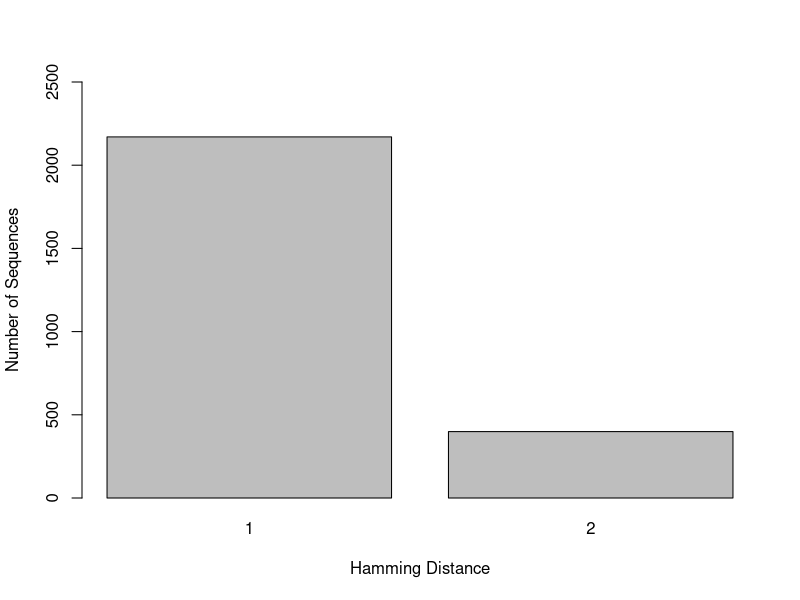
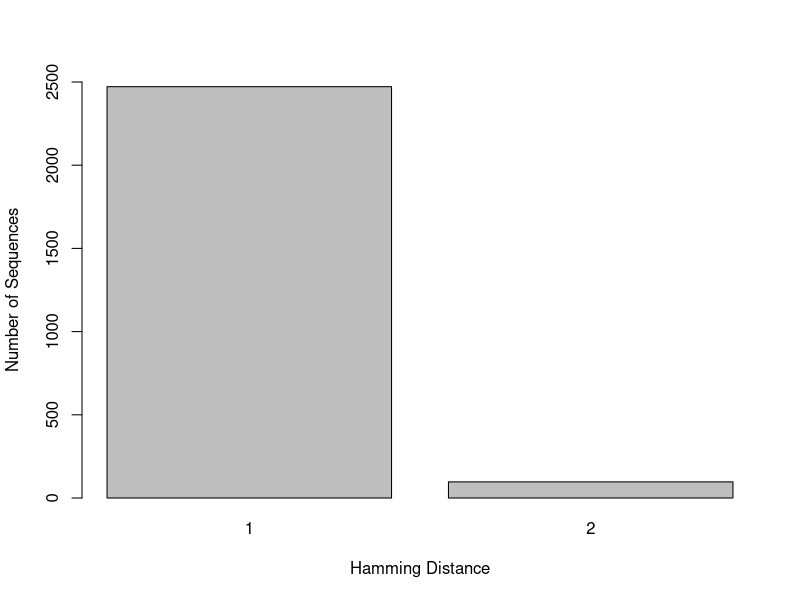
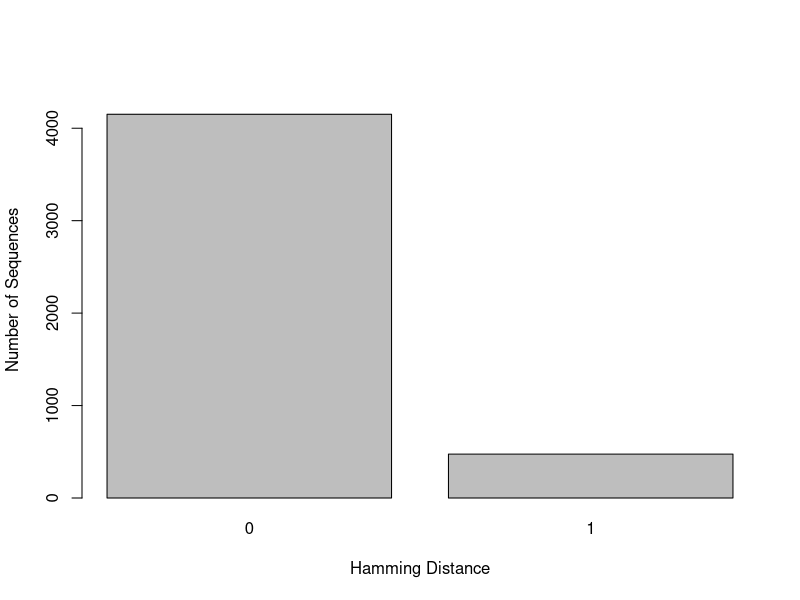
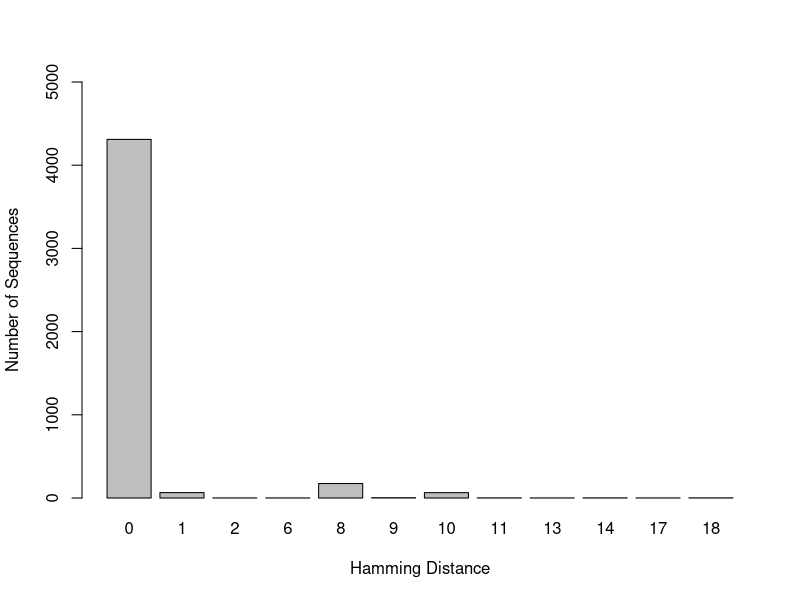
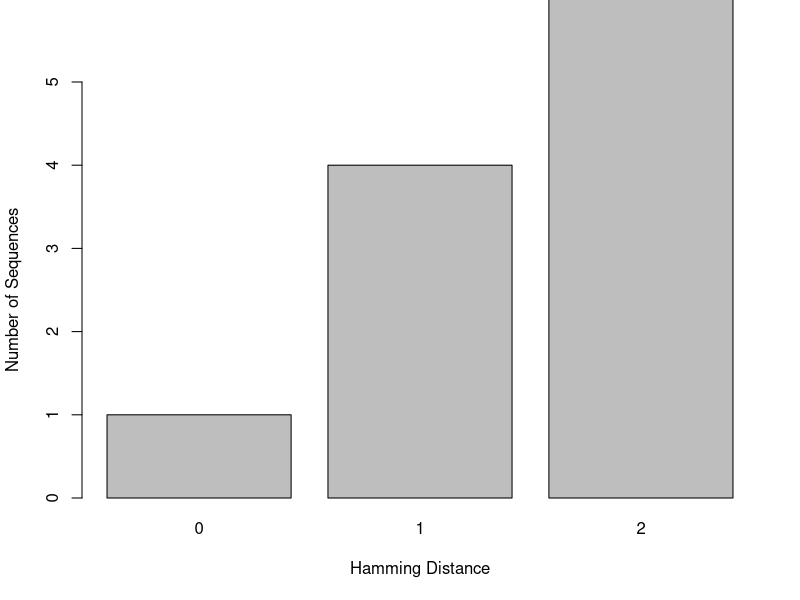
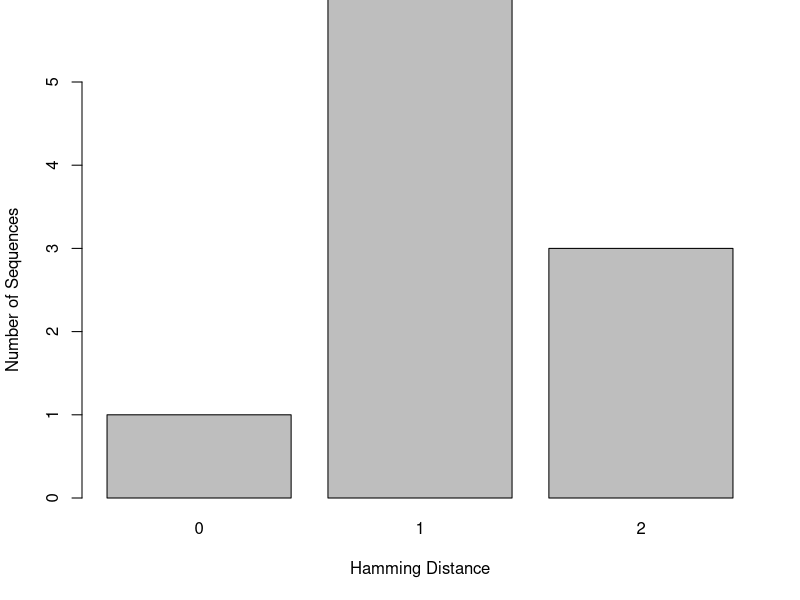
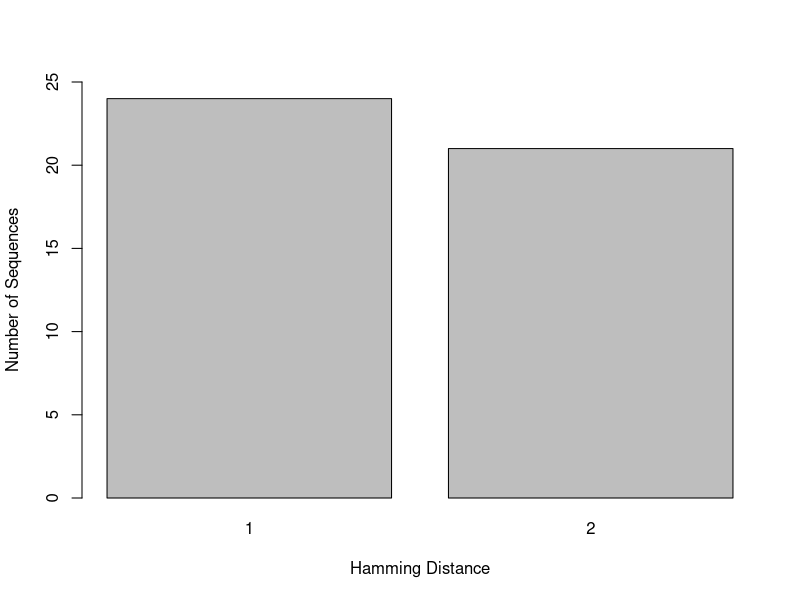
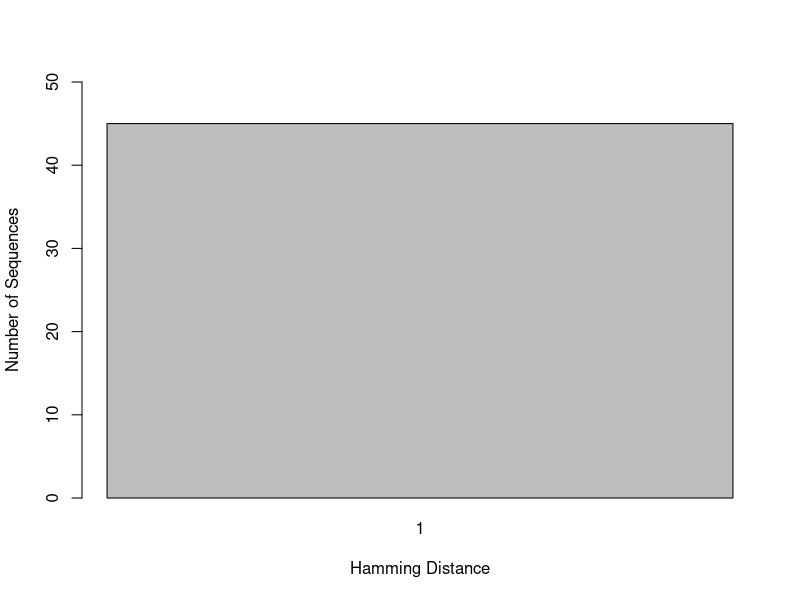

Generate these figures, in order, with R:
## ---- chunk 1
knitr::opts_chunk$set(root.dir = "C:/Users/Lexie Christopoulos/Repos/GenomeSequencing-/db/", echo = TRUE)
## ---- chunk 2
PB2_H1_F <-read.csv("hamming_distance_results/PB2_H1_PB2_Forward_1.1_results_NCR.csv")

PB2_H1_1 <- PB2_H1_F[-c(2570),]

barplot(table(PB2_H1_1$hamming_distance), xlab = "Hamming Distance", ylab = "Number of Sequences", ylim = c(0,2500))
## ---- chunk 3
PB2_H1_R <-read.csv("hamming_distance_results/PB2_H1_PB2_Reverse_2.3_results_NCR.csv")

PB2_H1_2 <- PB2_H1_R[-c(2570),]

barplot(table(PB2_H1_2$hamming_distance), xlab = "Hamming Distance", ylab = "Number of Sequences", ylim = c(0,2500))
## ---- chunk 4
PB2_H3_F <-read.csv("hamming_distance_results/PB2_H3_PB2_Forward_1.1_results_NCR.csv")

PB2_H3_1 <- PB2_H3_F[-c(4627),]

barplot(table(PB2_H3_1$hamming_distance), xlab = "Hamming Distance", ylab = "Number of Sequences", ylim = c(0,4500))
## ---- chunk 5
PB2_H3_R <-read.csv("hamming_distance_results/PB2_H3_PB2_Reverse_2.3_results_NCR.csv")

PB2_H3_2 <- PB2_H3_R[-c(4627),]

barplot(table(PB2_H3_2$hamming_distance), xlab = "Hamming Distance", ylab = "Number of Sequences", ylim = c(0,5000))
## ---- chunk 6
PB2_H5_F <-read.csv("hamming_distance_results/PB2_H5_PB2_Forward_1.1_results_NCR.csv")

PB2_H5_1 <- PB2_H5_F[-c(8),]

barplot(table(PB2_H5_1$hamming_distance), xlab = "Hamming Distance", ylab = "Number of Sequences", ylim = c(0,5))
## ---- chunk 7
PB2_H5_R <-read.csv("hamming_distance_results/PB2_H5_PB2_Reverse_2.3_results_NCR.csv")

PB2_H5_2 <- PB2_H5_R[-c(8),]

barplot(table(PB2_H5_2$hamming_distance), xlab = "Hamming Distance", ylab = "Number of Sequences", ylim = c(0,5))
## ---- chunk 8
PB2_H7_F <-read.csv("hamming_distance_results/PB2_H7_PB2_Forward_1.1_results_NCR.csv")

PB2_H7_1 <- PB2_H7_F[-c(46),]

barplot(table(PB2_H7_1$hamming_distance), xlab = "Hamming Distance", ylab = "Number of Sequences", ylim = c(0,25))
## ---- chunk 9
PB2_H7_R <-read.csv("hamming_distance_results/PB2_H7_PB2_Reverse_2.3_results_NCR.csv")

PB2_H7_2 <- PB2_H7_R[-c(46),]

barplot(table(PB2_H7_2$hamming_distance), xlab = "Hamming Distance", ylab = "Number of Sequences", ylim = c(0,50))
## ---- chunk 10
PB2_H9_F <-read.csv("hamming_distance_results/PB2_H9_PB2_Forward_1.1_results_NCR.csv")

PB2_H9_1 <- PB2_H9_F[-c(9),]

barplot(table(PB2_H9_1$hamming_distance), xlab = "Hamming Distance", ylab = "Number of Sequences", ylim = c(0,6))
## ---- chunk 11
PB2_H9_R <-read.csv("hamming_distance_results/PB2_H9_PB2_Reverse_2.3_results_NCR.csv")

PB2_H9_2 <- PB2_H9_R[-c(9),]

barplot(table(PB2_H9_2$hamming_distance), xlab = "Hamming Distance", ylab = "Number of Sequences", ylim = c(0,10))
